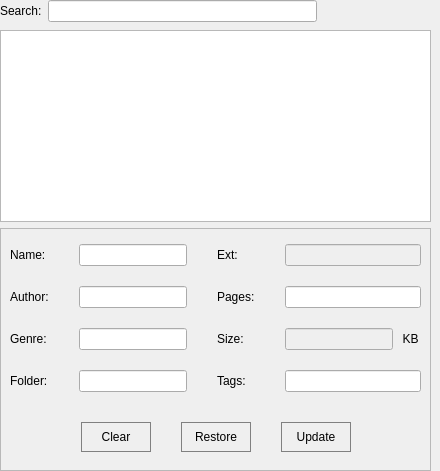
        <widget class="QFrame" name="frameMainRight">
         <property name="baseSize">
          <size>
           <width>0</width>
           <height>0</height>
          </size>
         </property>
         <property name="styleSheet">
          <string notr="true">QFrame#frameMainRight
{

border: 0px;
}</string>
         </property>
         <layout class="QVBoxLayout" name="vertLayMainRight" stretch="0,30,21">
          <property name="spacing">
           <number>6</number>
          </property>
          <property name="leftMargin">
           <number>0</number>
          </property>
          <property name="topMargin">
           <number>0</number>
          </property>
          <property name="rightMargin">
           <number>9</number>
          </property>
          <property name="bottomMargin">
           <number>0</number>
          </property>
          <item>
           <widget class="QFrame" name="frameSearchToolBar">
            <property name="sizePolicy">
             <sizepolicy hsizetype="Preferred" vsizetype="Preferred">
              <horstretch>0</horstretch>
              <verstretch>0</verstretch>
             </sizepolicy>
            </property>
            <property name="styleSheet">
             <string notr="true">QFrame {
border: 0px;
}</string>
            </property>
            <layout class="QHBoxLayout" name="horLaySearchBar">
             <property name="spacing">
              <number>6</number>
             </property>
             <property name="sizeConstraint">
              <enum>QLayout::SetMinimumSize</enum>
             </property>
             <property name="leftMargin">
              <number>0</number>
             </property>
             <property name="topMargin">
              <number>0</number>
             </property>
             <property name="rightMargin">
              <number>0</number>
             </property>
             <property name="bottomMargin">
              <number>2</number>
             </property>
             <item>
              <widget class="QLabel" name="labelSearchBar">
               <property name="text">
                <string>Search:</string>
               </property>
              </widget>
             </item>
             <item>
              <widget class="QLineEdit" name="textSearchBar">
               <property name="sizePolicy">
                <sizepolicy hsizetype="Expanding" vsizetype="Expanding">
                 <horstretch>0</horstretch>
                 <verstretch>0</verstretch>
                </sizepolicy>
               </property>
               <property name="maximumSize">
                <size>
                 <width>16777215</width>
                 <height>26</height>
                </size>
               </property>
               <property name="contextMenuPolicy">
                <enum>Qt::DefaultContextMenu</enum>
               </property>
              </widget>
             </item>
             <item>
              <widget class="QPushButton" name="buttonSearchString">
               <property name="cursor">
                <cursorShape>PointingHandCursor</cursorShape>
               </property>
               <property name="toolTip">
                <string>Search String</string>
               </property>
               <property name="styleSheet">
                <string notr="true">border: 0px;</string>
               </property>
               <property name="text">
                <string/>
               </property>
               <property name="icon">
                <iconset resource="images.qrc">
                 <normaloff>:/icons/search_icon.png</normaloff>:/icons/search_icon.png</iconset>
               </property>
               <property name="iconSize">
                <size>
                 <width>25</width>
                 <height>20</height>
                </size>
               </property>
               <property name="flat">
                <bool>true</bool>
               </property>
              </widget>
             </item>
             <item>
              <widget class="QPushButton" name="buttonClearSearch">
               <property name="cursor">
                <cursorShape>PointingHandCursor</cursorShape>
               </property>
               <property name="toolTip">
                <string>Clear Search</string>
               </property>
               <property name="styleSheet">
                <string notr="true">border: 0px;</string>
               </property>
               <property name="text">
                <string/>
               </property>
               <property name="icon">
                <iconset resource="images.qrc">
                 <normaloff>:/icons/clear_search_white_icon.png</normaloff>:/icons/clear_search_white_icon.png</iconset>
               </property>
               <property name="iconSize">
                <size>
                 <width>25</width>
                 <height>20</height>
                </size>
               </property>
               <property name="flat">
                <bool>true</bool>
               </property>
              </widget>
             </item>
             <item>
              <widget class="QPushButton" name="buttonSortSearch">
               <property name="cursor">
                <cursorShape>PointingHandCursor</cursorShape>
               </property>
               <property name="toolTip">
                <string>Sort Titles</string>
               </property>
               <property name="styleSheet">
                <string notr="true">QPushButton{
border:0px;
}</string>
               </property>
               <property name="text">
                <string/>
               </property>
               <property name="icon">
                <iconset resource="images.qrc">
                 <normaloff>:/icons/sort_icon.png</normaloff>:/icons/sort_icon.png</iconset>
               </property>
               <property name="iconSize">
                <size>
                 <width>25</width>
                 <height>20</height>
                </size>
               </property>
               <property name="flat">
                <bool>true</bool>
               </property>
              </widget>
             </item>
            </layout>
           </widget>
          </item>
          <item>
           <widget class="QListWidget" name="ebooksListWidget">
            <property name="sizePolicy">
             <sizepolicy hsizetype="Preferred" vsizetype="Preferred">
              <horstretch>0</horstretch>
              <verstretch>0</verstretch>
             </sizepolicy>
            </property>
            <property name="alternatingRowColors">
             <bool>false</bool>
            </property>
            <property name="selectionMode">
             <enum>QAbstractItemView::SingleSelection</enum>
            </property>
            <property name="modelColumn">
             <number>0</number>
            </property>
            <property name="selectionRectVisible">
             <bool>false</bool>
            </property>
           </widget>
          </item>
          <item>
           <widget class="QFrame" name="frameDetails">
            <property name="sizePolicy">
             <sizepolicy hsizetype="Preferred" vsizetype="Preferred">
              <horstretch>0</horstretch>
              <verstretch>0</verstretch>
             </sizepolicy>
            </property>
            <property name="frameShape">
             <enum>QFrame::StyledPanel</enum>
            </property>
            <property name="frameShadow">
             <enum>QFrame::Raised</enum>
            </property>
            <layout class="QGridLayout" name="gridLayout_3">
             <item row="0" column="0">
              <layout class="QVBoxLayout" name="vertLayDetails" stretch="12,1">
               <property name="spacing">
                <number>30</number>
               </property>
               <property name="topMargin">
                <number>6</number>
               </property>
               <property name="bottomMargin">
                <number>9</number>
               </property>
               <item>
                <layout class="QGridLayout" name="gridLayDetailsFields">
                 <property name="sizeConstraint">
                  <enum>QLayout::SetNoConstraint</enum>
                 </property>
                 <property name="verticalSpacing">
                  <number>20</number>
                 </property>
                 <item row="2" column="2">
                  <widget class="QLabel" name="labelDetailsSize">
                   <property name="text">
                    <string>Size:</string>
                   </property>
                  </widget>
                 </item>
                 <item row="2" column="1">
                  <widget class="QLineEdit" name="textDetailsGenre">
                   <property name="sizePolicy">
                    <sizepolicy hsizetype="Expanding" vsizetype="Expanding">
                     <horstretch>0</horstretch>
                     <verstretch>0</verstretch>
                    </sizepolicy>
                   </property>
                   <property name="maximumSize">
                    <size>
                     <width>16777215</width>
                     <height>24</height>
                    </size>
                   </property>
                  </widget>
                 </item>
                 <item row="2" column="3">
                  <widget class="QFrame" name="frameSizeDetails">
                   <property name="minimumSize">
                    <size>
                     <width>32</width>
                     <height>0</height>
                    </size>
                   </property>
                   <property name="styleSheet">
                    <string notr="true">QFrame {
border: 0px;
}</string>
                   </property>
                   <layout class="QHBoxLayout" name="horizontalLayout_4">
                    <property name="spacing">
                     <number>7</number>
                    </property>
                    <property name="leftMargin">
                     <number>0</number>
                    </property>
                    <property name="topMargin">
                     <number>0</number>
                    </property>
                    <property name="rightMargin">
                     <number>0</number>
                    </property>
                    <property name="bottomMargin">
                     <number>0</number>
                    </property>
                    <item>
                     <widget class="QLineEdit" name="textDetailsSize">
                      <property name="enabled">
                       <bool>false</bool>
                      </property>
                      <property name="sizePolicy">
                       <sizepolicy hsizetype="Expanding" vsizetype="Expanding">
                        <horstretch>0</horstretch>
                        <verstretch>0</verstretch>
                       </sizepolicy>
                      </property>
                      <property name="maximumSize">
                       <size>
                        <width>16777215</width>
                        <height>24</height>
                       </size>
                      </property>
                     </widget>
                    </item>
                    <item>
                     <widget class="QPushButton" name="buttonSizeUnit">
                      <property name="minimumSize">
                       <size>
                        <width>21</width>
                        <height>0</height>
                       </size>
                      </property>
                      <property name="cursor">
                       <cursorShape>PointingHandCursor</cursorShape>
                      </property>
                      <property name="styleSheet">
                       <string notr="true">border: 0px;
</string>
                      </property>
                      <property name="text">
                       <string>KB</string>
                      </property>
                     </widget>
                    </item>
                   </layout>
                  </widget>
                 </item>
                 <item row="3" column="3">
                  <widget class="QLineEdit" name="textDetailsTags">
                   <property name="sizePolicy">
                    <sizepolicy hsizetype="Expanding" vsizetype="Expanding">
                     <horstretch>0</horstretch>
                     <verstretch>0</verstretch>
                    </sizepolicy>
                   </property>
                   <property name="maximumSize">
                    <size>
                     <width>16777215</width>
                     <height>24</height>
                    </size>
                   </property>
                  </widget>
                 </item>
                 <item row="3" column="2">
                  <widget class="QLabel" name="labelDetailsGroups">
                   <property name="text">
                    <string>Tags:</string>
                   </property>
                  </widget>
                 </item>
                 <item row="0" column="0">
                  <widget class="QLabel" name="labelDetailsName">
                   <property name="text">
                    <string>Name:</string>
                   </property>
                  </widget>
                 </item>
                 <item row="1" column="1">
                  <widget class="QLineEdit" name="textDetailsAuthor">
                   <property name="sizePolicy">
                    <sizepolicy hsizetype="Expanding" vsizetype="Expanding">
                     <horstretch>0</horstretch>
                     <verstretch>0</verstretch>
                    </sizepolicy>
                   </property>
                   <property name="maximumSize">
                    <size>
                     <width>16777215</width>
                     <height>24</height>
                    </size>
                   </property>
                  </widget>
                 </item>
                 <item row="3" column="1">
                  <widget class="QLineEdit" name="textDetailsFolder">
                   <property name="sizePolicy">
                    <sizepolicy hsizetype="Expanding" vsizetype="Expanding">
                     <horstretch>0</horstretch>
                     <verstretch>0</verstretch>
                    </sizepolicy>
                   </property>
                   <property name="maximumSize">
                    <size>
                     <width>16777215</width>
                     <height>24</height>
                    </size>
                   </property>
                  </widget>
                 </item>
                 <item row="0" column="3">
                  <widget class="QLineEdit" name="textDetailsExt">
                   <property name="enabled">
                    <bool>false</bool>
                   </property>
                   <property name="sizePolicy">
                    <sizepolicy hsizetype="Expanding" vsizetype="Expanding">
                     <horstretch>0</horstretch>
                     <verstretch>0</verstretch>
                    </sizepolicy>
                   </property>
                   <property name="maximumSize">
                    <size>
                     <width>16777215</width>
                     <height>24</height>
                    </size>
                   </property>
                  </widget>
                 </item>
                 <item row="0" column="2">
                  <widget class="QLabel" name="labelDetailsExt">
                   <property name="text">
                    <string>Ext:</string>
                   </property>
                  </widget>
                 </item>
                 <item row="1" column="2">
                  <widget class="QLabel" name="labelDetailsPages">
                   <property name="text">
                    <string>Pages:</string>
                   </property>
                  </widget>
                 </item>
                 <item row="2" column="0">
                  <widget class="QLabel" name="labelDetailsGenre">
                   <property name="text">
                    <string>Genre:</string>
                   </property>
                  </widget>
                 </item>
                 <item row="3" column="0">
                  <widget class="QLabel" name="labelDetailsFolder">
                   <property name="text">
                    <string>Folder:</string>
                   </property>
                  </widget>
                 </item>
                 <item row="1" column="0">
                  <widget class="QLabel" name="labelDetailsAuthor">
                   <property name="text">
                    <string>Author:</string>
                   </property>
                  </widget>
                 </item>
                 <item row="0" column="1">
                  <widget class="QLineEdit" name="textDetailsName">
                   <property name="enabled">
                    <bool>true</bool>
                   </property>
                   <property name="sizePolicy">
                    <sizepolicy hsizetype="Expanding" vsizetype="Expanding">
                     <horstretch>0</horstretch>
                     <verstretch>0</verstretch>
                    </sizepolicy>
                   </property>
                   <property name="maximumSize">
                    <size>
                     <width>16777215</width>
                     <height>24</height>
                    </size>
                   </property>
                   <property name="clearButtonEnabled">
                    <bool>false</bool>
                   </property>
                  </widget>
                 </item>
                 <item row="1" column="3">
                  <widget class="QLineEdit" name="textDetailsPages">
                   <property name="sizePolicy">
                    <sizepolicy hsizetype="Expanding" vsizetype="Expanding">
                     <horstretch>0</horstretch>
                     <verstretch>0</verstretch>
                    </sizepolicy>
                   </property>
                   <property name="maximumSize">
                    <size>
                     <width>16777215</width>
                     <height>24</height>
                    </size>
                   </property>
                  </widget>
                 </item>
                </layout>
               </item>
               <item>
                <layout class="QHBoxLayout" name="horLayDetailsButtons">
                 <item>
                  <spacer name="horSpacerLeft">
                   <property name="orientation">
                    <enum>Qt::Horizontal</enum>
                   </property>
                   <property name="sizeHint" stdset="0">
                    <size>
                     <width>40</width>
                     <height>20</height>
                    </size>
                   </property>
                  </spacer>
                 </item>
                 <item>
                  <widget class="QPushButton" name="buttonDetailsClear">
                   <property name="minimumSize">
                    <size>
                     <width>70</width>
                     <height>30</height>
                    </size>
                   </property>
                   <property name="cursor">
                    <cursorShape>PointingHandCursor</cursorShape>
                   </property>
                   <property name="toolTip">
                    <string>Clear Details</string>
                   </property>
                   <property name="styleSheet">
                    <string notr="true">QPushButton{
border: 1px solid grey;
}
QPushButton:hover
{
border: 1px solid lightblue;

}</string>
                   </property>
                   <property name="text">
                    <string>Clear</string>
                   </property>
                   <property name="flat">
                    <bool>true</bool>
                   </property>
                  </widget>
                 </item>
                 <item>
                  <widget class="QPushButton" name="buttonDetailsRestore">
                   <property name="minimumSize">
                    <size>
                     <width>70</width>
                     <height>30</height>
                    </size>
                   </property>
                   <property name="cursor">
                    <cursorShape>PointingHandCursor</cursorShape>
                   </property>
                   <property name="toolTip">
                    <string>Restore Original Details</string>
                   </property>
                   <property name="styleSheet">
                    <string notr="true">QPushButton{
border: 1px solid grey;
}
QPushButton:hover
{
border: 1px solid lightblue;

}</string>
                   </property>
                   <property name="text">
                    <string>Restore</string>
                   </property>
                   <property name="flat">
                    <bool>true</bool>
                   </property>
                  </widget>
                 </item>
                 <item>
                  <widget class="QPushButton" name="buttonDetailsUpdate">
                   <property name="minimumSize">
                    <size>
                     <width>70</width>
                     <height>30</height>
                    </size>
                   </property>
                   <property name="cursor">
                    <cursorShape>PointingHandCursor</cursorShape>
                   </property>
                   <property name="toolTip">
                    <string>Update Details</string>
                   </property>
                   <property name="styleSheet">
                    <string notr="true">QPushButton{
border: 1px solid grey;
}
QPushButton:hover
{
border: 1px solid lightblue;

}</string>
                   </property>
                   <property name="text">
                    <string>Update</string>
                   </property>
                   <property name="flat">
                    <bool>true</bool>
                   </property>
                  </widget>
                 </item>
                 <item>
                  <spacer name="horSpacerRight">
                   <property name="minimumSize">
                    <size>
                     <width>70</width>
                     <height>0</height>
                    </size>
                   </property>
                   <property name="orientation">
                    <enum>Qt::Horizontal</enum>
                   </property>
                   <property name="sizeHint" stdset="0">
                    <size>
                     <width>40</width>
                     <height>20</height>
                    </size>
                   </property>
                  </spacer>
                 </item>
                </layout>
               </item>
              </layout>
             </item>
            </layout>
           </widget>
          </item>
         </layout>
        </widget>
